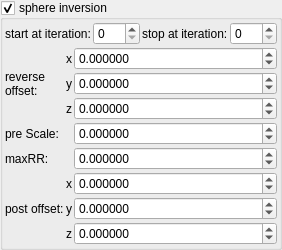
    <widget class="MyGroupBox" name="groupCheck_transf_function_enabledP_false">
     <property name="toolTip">
      <string/>
     </property>
     <property name="title">
      <string>sphere inversion&amp;</string>
     </property>
     <property name="checkable">
      <bool>true</bool>
     </property>
     <layout class="QVBoxLayout" name="verticalLayout_33" stretch="0,0">
      <property name="spacing">
       <number>2</number>
      </property>
      <property name="leftMargin">
       <number>2</number>
      </property>
      <property name="topMargin">
       <number>2</number>
      </property>
      <property name="rightMargin">
       <number>2</number>
      </property>
      <property name="bottomMargin">
       <number>2</number>
      </property>
      <item>
       <layout class="QHBoxLayout" name="horizontalLayout_28" stretch="0,1,0,1">
        <item>
         <widget class="QLabel" name="label_118">
          <property name="text">
           <string>start at iteration:</string>
          </property>
         </widget>
        </item>
        <item>
         <widget class="MySpinBox" name="spinboxInt_transf_start_iterations_P">
          <property name="sizePolicy">
           <sizepolicy hsizetype="Minimum" vsizetype="Maximum">
            <horstretch>0</horstretch>
            <verstretch>0</verstretch>
           </sizepolicy>
          </property>
          <property name="minimum">
           <number>0</number>
          </property>
          <property name="maximum">
           <number>999</number>
          </property>
          <property name="value">
           <number>0</number>
          </property>
         </widget>
        </item>
        <item>
         <widget class="QLabel" name="label_84">
          <property name="text">
           <string>stop at iteration:</string>
          </property>
         </widget>
        </item>
        <item>
         <widget class="MySpinBox" name="spinboxInt_transf_stop_iterations_P1">
          <property name="sizePolicy">
           <sizepolicy hsizetype="Preferred" vsizetype="Maximum">
            <horstretch>0</horstretch>
            <verstretch>0</verstretch>
           </sizepolicy>
          </property>
          <property name="maximum">
           <number>999</number>
          </property>
         </widget>
        </item>
       </layout>
      </item>
      <item>
       <layout class="QGridLayout" name="gridLayout_16" columnstretch="0,0,1">
        <property name="spacing">
         <number>2</number>
        </property>
        <item row="2" column="1">
         <widget class="QLabel" name="label_117">
          <property name="sizePolicy">
           <sizepolicy hsizetype="Preferred" vsizetype="Preferred">
            <horstretch>0</horstretch>
            <verstretch>0</verstretch>
           </sizepolicy>
          </property>
          <property name="text">
           <string notr="true">z</string>
          </property>
          <property name="alignment">
           <set>Qt::AlignRight|Qt::AlignTrailing|Qt::AlignVCenter</set>
          </property>
         </widget>
        </item>
        <item row="0" column="2">
         <widget class="MyDoubleSpinBox" name="spinbox3_mandelbox_offset_x">
          <property name="sizePolicy">
           <sizepolicy hsizetype="Minimum" vsizetype="Maximum">
            <horstretch>0</horstretch>
            <verstretch>0</verstretch>
           </sizepolicy>
          </property>
          <property name="prefix">
           <string/>
          </property>
          <property name="suffix">
           <string/>
          </property>
          <property name="decimals">
           <number>6</number>
          </property>
          <property name="minimum">
           <double>-100.000000000000000</double>
          </property>
          <property name="maximum">
           <double>100.000000000000000</double>
          </property>
          <property name="singleStep">
           <double>0.100000000000000</double>
          </property>
         </widget>
        </item>
        <item row="1" column="1">
         <widget class="QLabel" name="label_116">
          <property name="sizePolicy">
           <sizepolicy hsizetype="Preferred" vsizetype="Preferred">
            <horstretch>0</horstretch>
            <verstretch>0</verstretch>
           </sizepolicy>
          </property>
          <property name="text">
           <string notr="true">y</string>
          </property>
          <property name="alignment">
           <set>Qt::AlignRight|Qt::AlignTrailing|Qt::AlignVCenter</set>
          </property>
         </widget>
        </item>
        <item row="3" column="0">
         <widget class="QLabel" name="label_18">
          <property name="text">
           <string>pre Scale:</string>
          </property>
         </widget>
        </item>
        <item row="3" column="2">
         <widget class="MyDoubleSpinBox" name="spinbox_transf_scale">
          <property name="sizePolicy">
           <sizepolicy hsizetype="Minimum" vsizetype="Maximum">
            <horstretch>0</horstretch>
            <verstretch>0</verstretch>
           </sizepolicy>
          </property>
          <property name="prefix">
           <string/>
          </property>
          <property name="suffix">
           <string/>
          </property>
          <property name="decimals">
           <number>6</number>
          </property>
          <property name="minimum">
           <double>-100000.000000000000000</double>
          </property>
          <property name="maximum">
           <double>100000.000000000000000</double>
          </property>
          <property name="singleStep">
           <double>0.100000000000000</double>
          </property>
         </widget>
        </item>
        <item row="6" column="0">
         <widget class="QLabel" name="label_256">
          <property name="text">
           <string>post offset:</string>
          </property>
         </widget>
        </item>
        <item row="0" column="1">
         <widget class="QLabel" name="label_115">
          <property name="sizePolicy">
           <sizepolicy hsizetype="Preferred" vsizetype="Preferred">
            <horstretch>0</horstretch>
            <verstretch>0</verstretch>
           </sizepolicy>
          </property>
          <property name="text">
           <string notr="true">x</string>
          </property>
          <property name="alignment">
           <set>Qt::AlignRight|Qt::AlignTrailing|Qt::AlignVCenter</set>
          </property>
         </widget>
        </item>
        <item row="2" column="2">
         <widget class="MyDoubleSpinBox" name="spinbox3_mandelbox_offset_z">
          <property name="sizePolicy">
           <sizepolicy hsizetype="Minimum" vsizetype="Maximum">
            <horstretch>0</horstretch>
            <verstretch>0</verstretch>
           </sizepolicy>
          </property>
          <property name="prefix">
           <string/>
          </property>
          <property name="suffix">
           <string/>
          </property>
          <property name="decimals">
           <number>6</number>
          </property>
          <property name="minimum">
           <double>-100.000000000000000</double>
          </property>
          <property name="maximum">
           <double>100.000000000000000</double>
          </property>
          <property name="singleStep">
           <double>0.100000000000000</double>
          </property>
         </widget>
        </item>
        <item row="6" column="2">
         <widget class="MyDoubleSpinBox" name="spinbox3_transf_addition_constant_y">
          <property name="sizePolicy">
           <sizepolicy hsizetype="Minimum" vsizetype="Maximum">
            <horstretch>0</horstretch>
            <verstretch>0</verstretch>
           </sizepolicy>
          </property>
          <property name="prefix">
           <string/>
          </property>
          <property name="suffix">
           <string/>
          </property>
          <property name="decimals">
           <number>6</number>
          </property>
          <property name="minimum">
           <double>-99.989999999999995</double>
          </property>
          <property name="maximum">
           <double>99.989999999999995</double>
          </property>
          <property name="singleStep">
           <double>0.100000000000000</double>
          </property>
         </widget>
        </item>
        <item row="5" column="2">
         <widget class="MyDoubleSpinBox" name="spinbox3_transf_addition_constant_x">
          <property name="sizePolicy">
           <sizepolicy hsizetype="Minimum" vsizetype="Maximum">
            <horstretch>0</horstretch>
            <verstretch>0</verstretch>
           </sizepolicy>
          </property>
          <property name="prefix">
           <string/>
          </property>
          <property name="suffix">
           <string/>
          </property>
          <property name="decimals">
           <number>6</number>
          </property>
          <property name="minimum">
           <double>-99.989999999999995</double>
          </property>
          <property name="maximum">
           <double>99.989999999999995</double>
          </property>
          <property name="singleStep">
           <double>0.100000000000000</double>
          </property>
         </widget>
        </item>
        <item row="1" column="2">
         <widget class="MyDoubleSpinBox" name="spinbox3_mandelbox_offset_y">
          <property name="sizePolicy">
           <sizepolicy hsizetype="Minimum" vsizetype="Maximum">
            <horstretch>0</horstretch>
            <verstretch>0</verstretch>
           </sizepolicy>
          </property>
          <property name="prefix">
           <string/>
          </property>
          <property name="suffix">
           <string/>
          </property>
          <property name="decimals">
           <number>6</number>
          </property>
          <property name="minimum">
           <double>-100.000000000000000</double>
          </property>
          <property name="maximum">
           <double>100.000000000000000</double>
          </property>
          <property name="singleStep">
           <double>0.100000000000000</double>
          </property>
         </widget>
        </item>
        <item row="7" column="1">
         <widget class="QLabel" name="label_123">
          <property name="text">
           <string notr="true">z</string>
          </property>
         </widget>
        </item>
        <item row="0" column="0" rowspan="3">
         <widget class="QLabel" name="label_16">
          <property name="text">
           <string>reverse
offset:</string>
          </property>
         </widget>
        </item>
        <item row="6" column="1">
         <widget class="QLabel" name="label_122">
          <property name="text">
           <string notr="true">y</string>
          </property>
         </widget>
        </item>
        <item row="7" column="2">
         <widget class="MyDoubleSpinBox" name="spinbox3_transf_addition_constant_z">
          <property name="sizePolicy">
           <sizepolicy hsizetype="Minimum" vsizetype="Maximum">
            <horstretch>0</horstretch>
            <verstretch>0</verstretch>
           </sizepolicy>
          </property>
          <property name="prefix">
           <string/>
          </property>
          <property name="suffix">
           <string/>
          </property>
          <property name="decimals">
           <number>6</number>
          </property>
          <property name="minimum">
           <double>-99.989999999999995</double>
          </property>
          <property name="maximum">
           <double>99.989999999999995</double>
          </property>
          <property name="singleStep">
           <double>0.100000000000000</double>
          </property>
         </widget>
        </item>
        <item row="5" column="1">
         <widget class="QLabel" name="label_121">
          <property name="text">
           <string notr="true">x</string>
          </property>
         </widget>
        </item>
        <item row="4" column="2">
         <widget class="MyDoubleSpinBox" name="spinbox_transf_maxR2_1">
          <property name="sizePolicy">
           <sizepolicy hsizetype="Minimum" vsizetype="Maximum">
            <horstretch>0</horstretch>
            <verstretch>0</verstretch>
           </sizepolicy>
          </property>
          <property name="prefix">
           <string/>
          </property>
          <property name="suffix">
           <string/>
          </property>
          <property name="decimals">
           <number>6</number>
          </property>
          <property name="minimum">
           <double>-100000.000000000000000</double>
          </property>
          <property name="maximum">
           <double>100000.000000000000000</double>
          </property>
          <property name="singleStep">
           <double>0.100000000000000</double>
          </property>
         </widget>
        </item>
        <item row="4" column="0">
         <widget class="QLabel" name="label_19">
          <property name="text">
           <string>maxRR:</string>
          </property>
         </widget>
        </item>
       </layout>
      </item>
     </layout>
    </widget>
